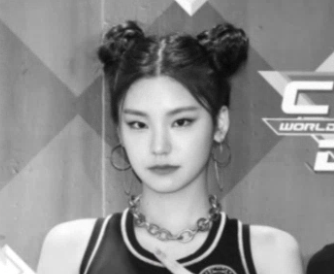
#> input picture opencv/imgs/image.png, 334 x 274 px
$ jupyter execute Untitled.ipynb
#> lines starting #> are read from the running program, lines starting #| are printed output that depends on the picture
[cell 1]
import cv2
from cv2 import face_BasicFaceRecognizer
import numpy as np
from matplotlib import pyplot as plt

[cell 2]
# 이미지 불러오기
image = cv2.imread('imgs/image.png')
#> image is the input picture: shape (274, 334, 3); mean B, G, R 140, 140, 140
# 흑백이미지 만들기
grayImage = cv2.cvtColor(image, cv2.COLOR_BGR2GRAY)
# 흑백이미지 그리기
plt.figure(figsize=(12,8))
plt.imshow(grayImage, cmap='gray')
plt.xticks([]), plt.yticks([])
plt.show()

[cell 3]
face_cascade = cv2.CascadeClassifier('haarcascade_frontalface_default.xml')

[cell 4]
faces = face_cascade.detectMultiScale(grayImage, 1.03, 5)
#> faces = [[103, 79, 116, 116]]
print(faces.shape)
#| (1, 4)
print("얼굴 개수: " + str(faces.shape[0]))
#| 얼굴 개수: 1
faces
#> Out = [[103, 79, 116, 116]]

[cell 5]
for (x,y,w,h) in faces:
    cv2.rectangle(grayImage,(x,y),(x+w,y+h),(255,0,0),2)
#> this loop made 1 pass
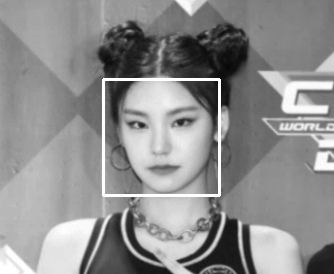
#> grayImage: shape (274, 334); min 7, max 255, mean 142
plt.figure(figsize=(12,12))
plt.imshow(grayImage, cmap='gray')
plt.xticks([]), plt.yticks([])  # to hide tick values on X and Y axis
plt.show()

[cell 6]
for (x,y,w,h) in faces:
    cv2.rectangle(grayImage,(x,y),(x+w,y+h),(255,0,0),2)
    cropped = grayImage[y - int(h/4):y + h + int(h/4), x - int(w/4):x + w + int(w/4)]
#> this loop made 1 pass
#> pass 1, `cropped = grayImage[y - int(h/4):y + h + int(h/4), x - int(w/4):x + w ..`:
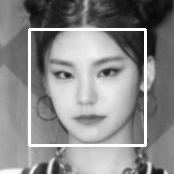
#> cropped: shape (174, 174); min 7, max 255, mean 137.4
plt.figure(figsize=(12,12))
plt.imshow(cropped, cmap='gray')
plt.xticks([]), plt.yticks([])
plt.show()

$ run again, with opencv/imgs/cat2.bmp saved as opencv/imgs/image.png
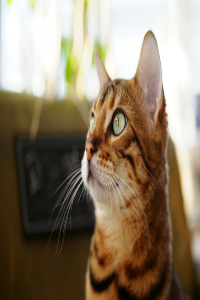
#> input picture opencv/imgs/cat2.bmp, 200 x 300 px
#> image is the input picture: shape (300, 200, 3); mean B, G, R 104.5, 125.6, 140.7
#> faces = [[85, 168, 44, 44], [89, 179, 63, 63]]
#| (2, 4)
#| 얼굴 개수: 2
#> the loop `for (x,y,w,h) in faces:` made 2 passes
#> after the loop `for (x,y,w,h) in faces:`:
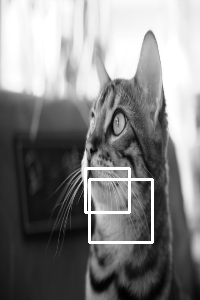
#> grayImage: shape (300, 200); min 0, max 255, mean 130.9
#> the loop `for (x,y,w,h) in faces:` made 2 passes
#> pass 2, `cropped = grayImage[y - int(h/4):y + h + int(h/4), x - int(w/4):x + w ..`:
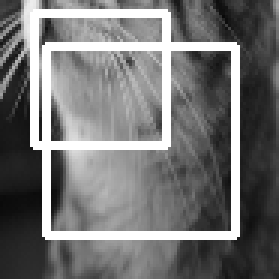
#> cropped: shape (93, 93) (shown 3 times larger); min 9, max 255, mean 116.1
